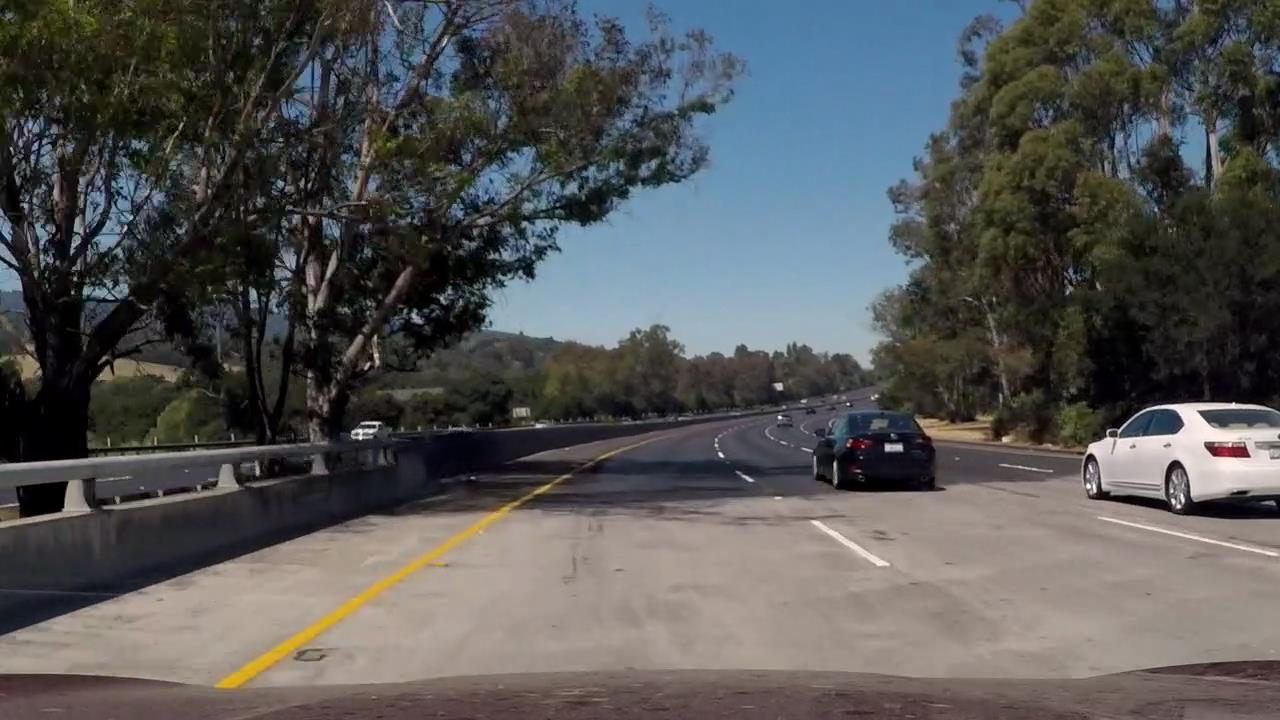
#> input picture new_test/1.jpg, 1280 x 720 px; its folder holds only this picture in this run
$ python -i utils.py   (imports and definitions only)   (older library calls are emulated)
#> lines starting #> are read from the running program, lines starting #| are printed output that depends on the picture
# -*- coding: utf-8 -*-
"""
Created on Fri Oct  6 23:37:10 2017

@author: yang
"""

import numpy as np
import os
import cv2
import matplotlib.pyplot as plt
import matplotlib.image as mpimg

#get all image in the given directory persume that this directory only contain image files
# [35 lines left out: functions get_images_by_dir, calibrate, get_M_Minv, cal_undistort, not called in this run]

def abs_sobel_thresh(img, orient='x', thresh_min=0, thresh_max=255):
    # Convert to grayscale
#> called with orient = 'x', thresh_min = 0, thresh_max = 255
    gray = cv2.cvtColor(img, cv2.COLOR_RGB2GRAY)
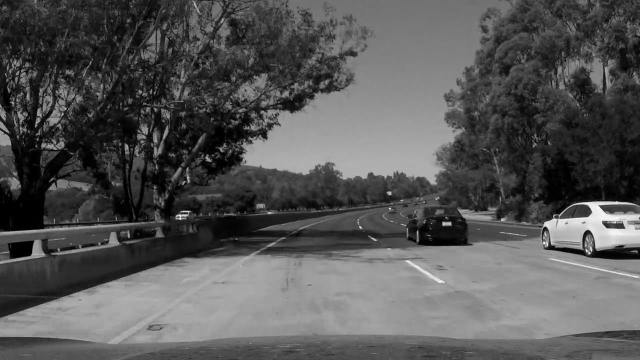
#> gray: shape (720, 1280) (shown at 1/2 size); min 0, max 254, mean 86.5
    # Apply x or y gradient with the OpenCV Sobel() function
    # and take the absolute value
    if orient == 'x':
        abs_sobel = np.absolute(cv2.Sobel(gray, cv2.CV_64F, 1, 0))
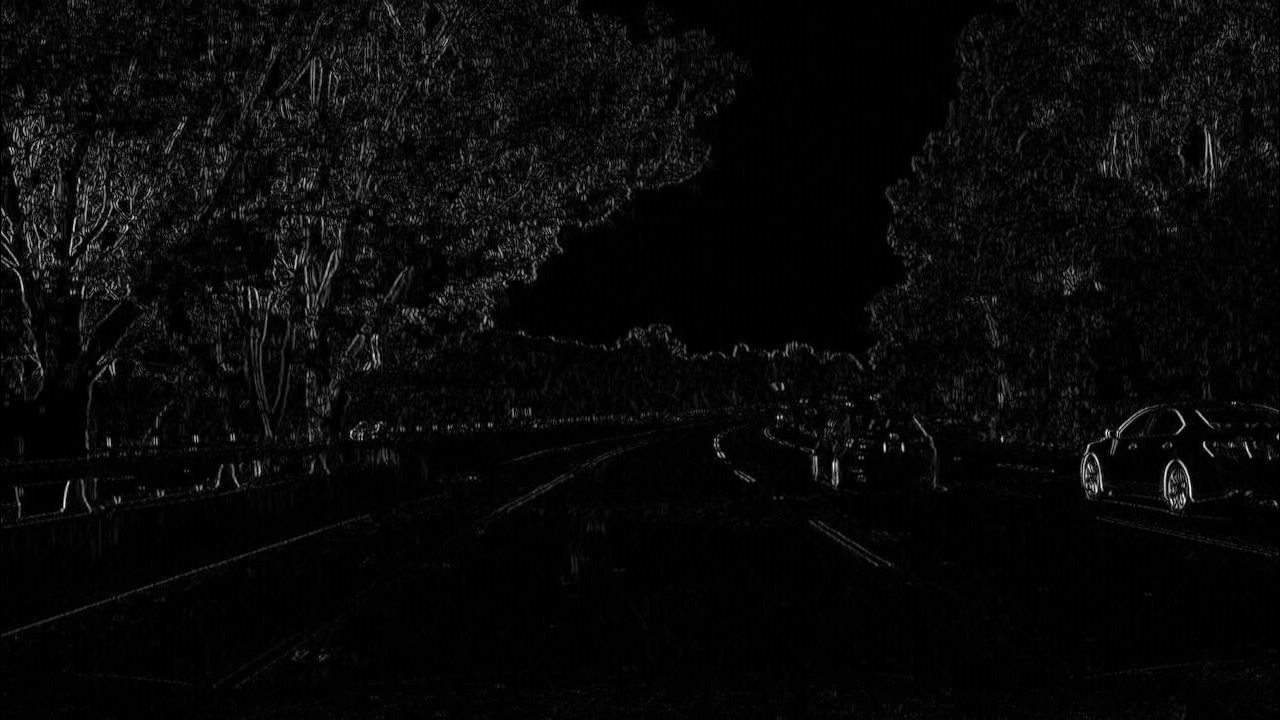
#> abs_sobel: shape (720, 1280) float64; min 0, max 722, mean 25.1; drawn with min black and max white
    if orient == 'y':
        abs_sobel = np.absolute(cv2.Sobel(gray, cv2.CV_64F, 0, 1))
    # Rescale back to 8 bit integer
    scaled_sobel = np.uint8(255*abs_sobel/np.max(abs_sobel))
    # Create a copy and apply the threshold
    binary_output = np.zeros_like(scaled_sobel)
    # Here I'm using inclusive (>=, <=) thresholds, but exclusive is ok too
    binary_output[(scaled_sobel >= thresh_min) & (scaled_sobel <= thresh_max)] = 1

    # Return the result
    return binary_output

# [211 lines left out: functions mag_thresh, dir_threshold, hls_select, find_line, find_line_by_previous, draw_area and 4 more, not called in this run]

>>> import cv2
>>> picture = cv2.cvtColor(cv2.imread('new_test/1.jpg'), cv2.COLOR_BGR2RGB)
>>> result = abs_sobel_thresh(picture)
#> result: shape (720, 1280); every value is 1

$ run again, on new_test/2.jpg
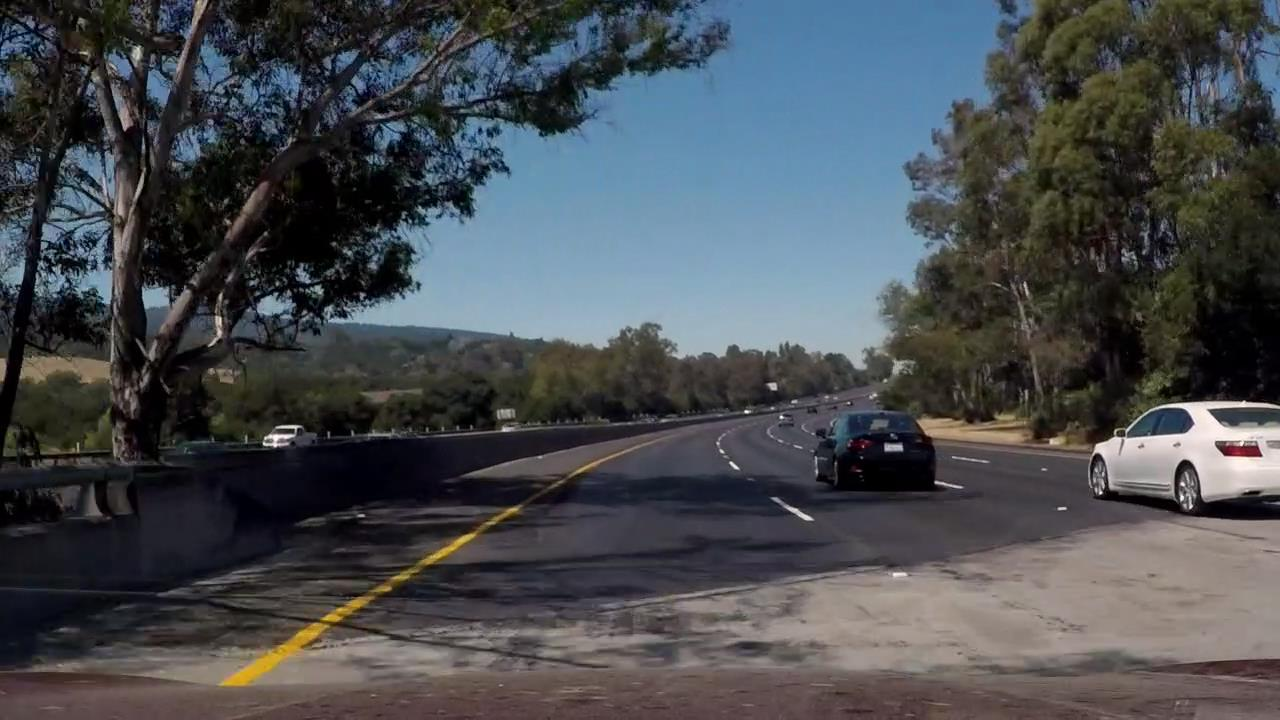
#> input picture new_test/2.jpg, 1280 x 720 px
#> in abs_sobel_thresh, `gray = cv2.cvtColor(img, cv2.COLOR_RGB2GRAY)`:
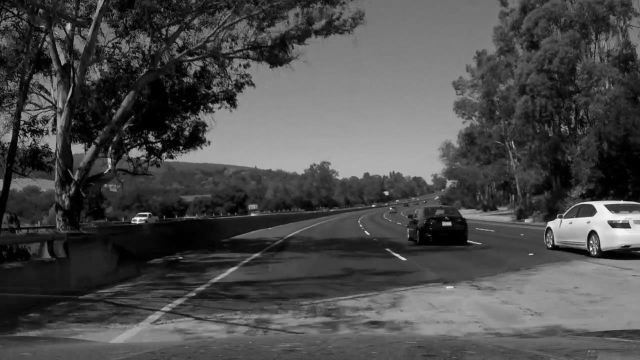
#> gray: shape (720, 1280) (shown at 1/2 size); min 0, max 255, mean 75.7
#> in abs_sobel_thresh, `abs_sobel = np.absolute(cv2.Sobel(gray, cv2.CV_64F, 1, 0))`:
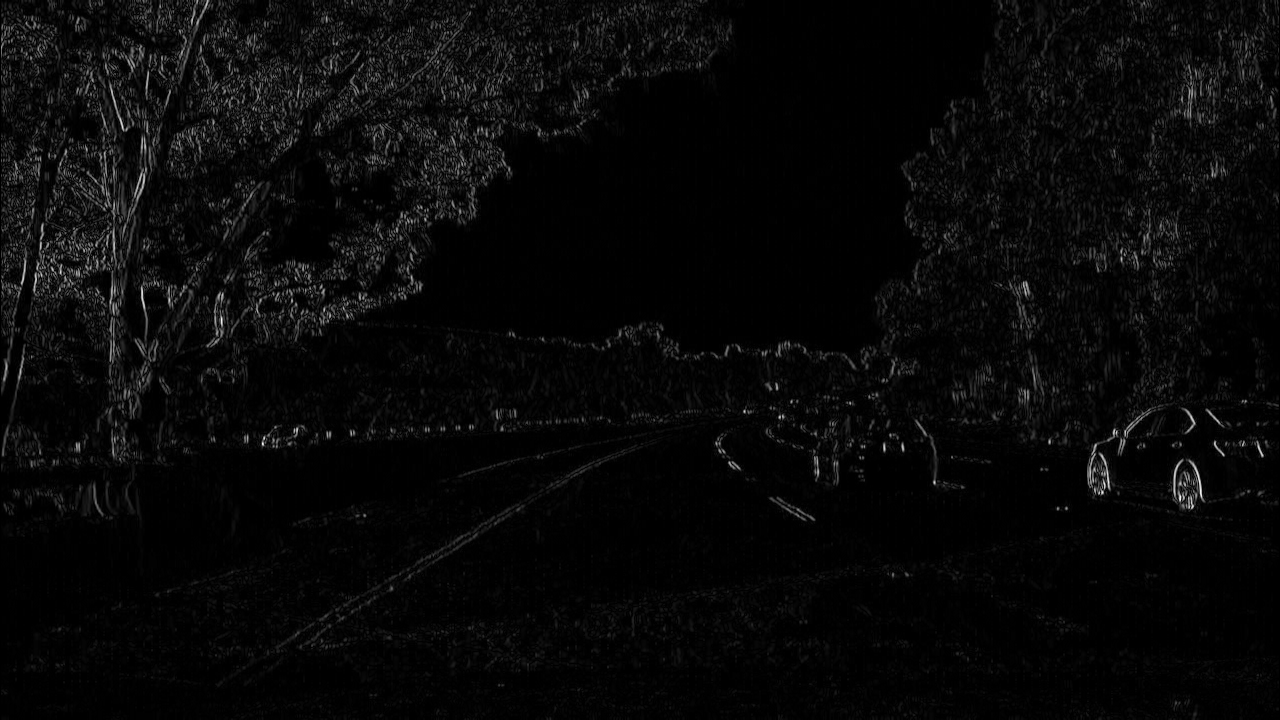
#> abs_sobel: shape (720, 1280) float64; min 0, max 706, mean 24.2; drawn with min black and max white
#> result: shape (720, 1280); every value is 1

$ run again, on new_test/3.jpg
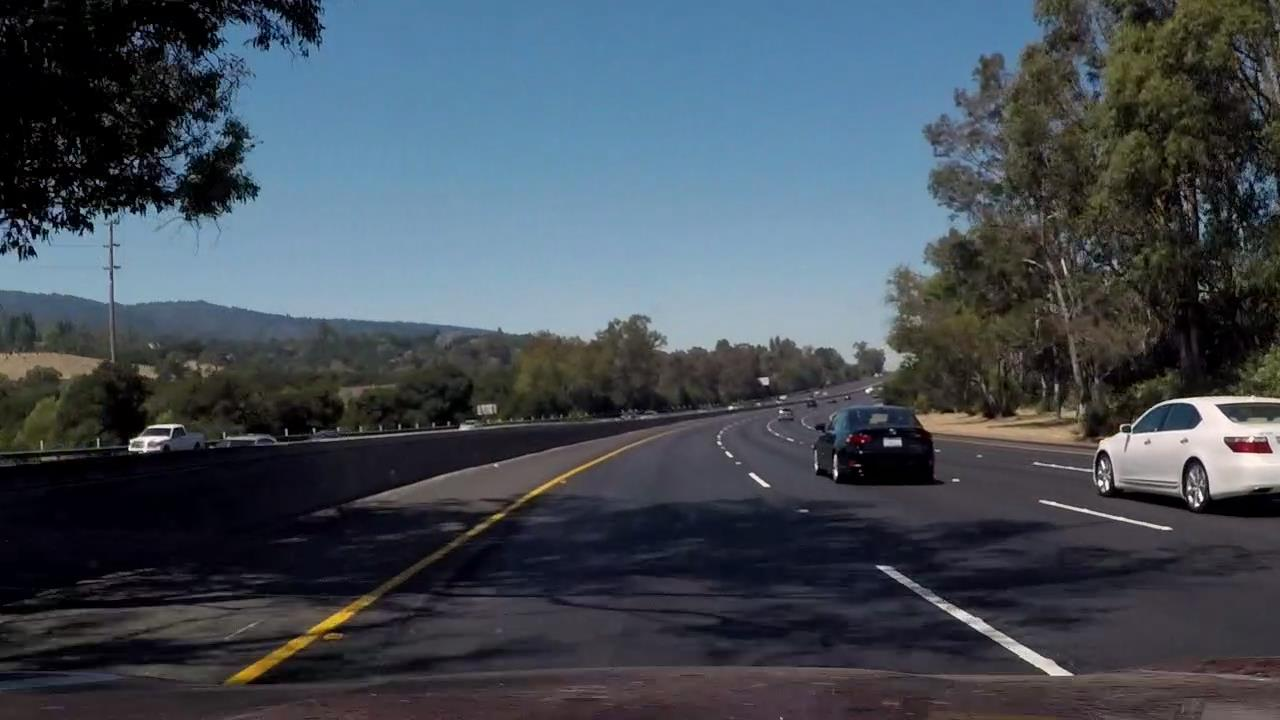
#> input picture new_test/3.jpg, 1280 x 720 px
#> in abs_sobel_thresh, `gray = cv2.cvtColor(img, cv2.COLOR_RGB2GRAY)`:
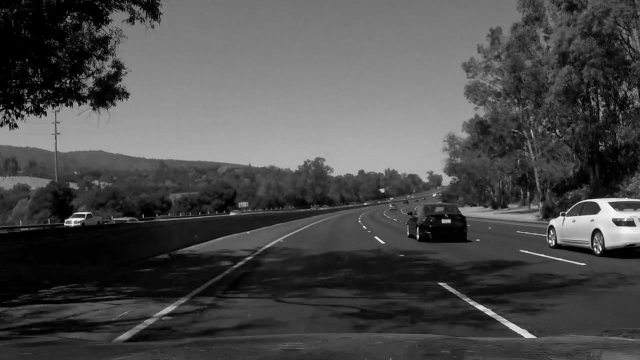
#> gray: shape (720, 1280) (shown at 1/2 size); min 0, max 255, mean 75
#> in abs_sobel_thresh, `abs_sobel = np.absolute(cv2.Sobel(gray, cv2.CV_64F, 1, 0))`:
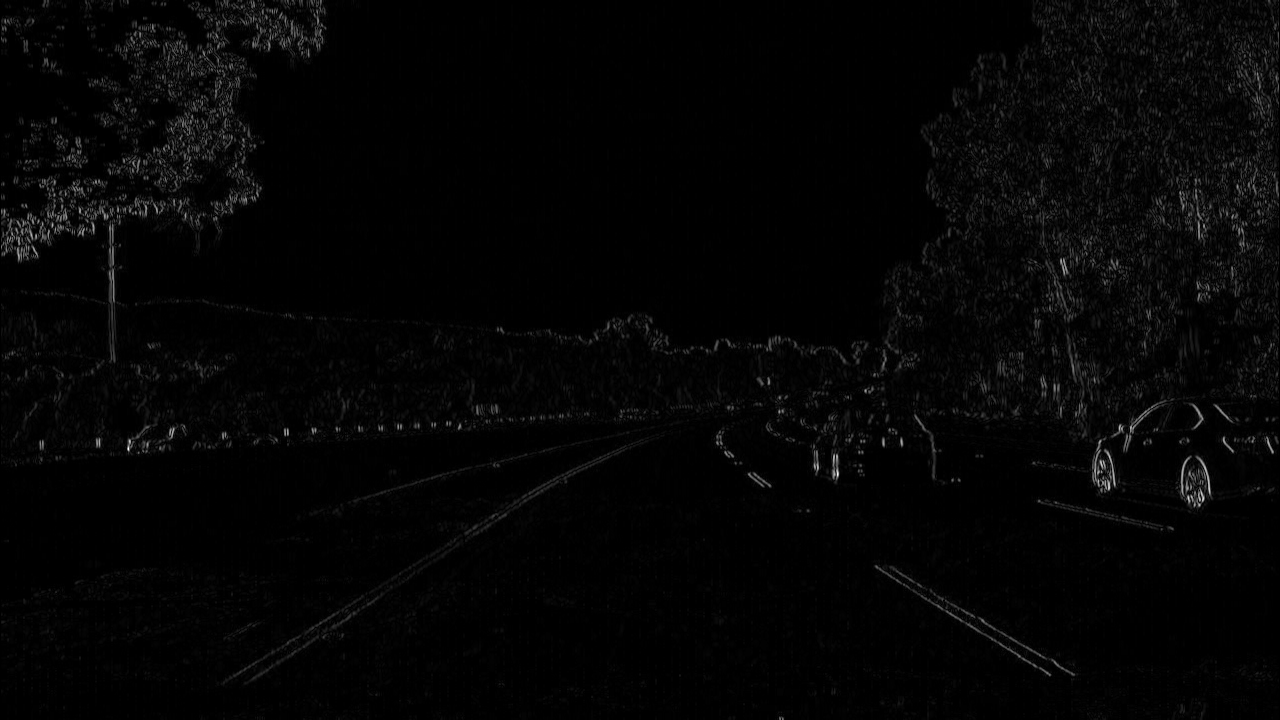
#> abs_sobel: shape (720, 1280) float64; min 0, max 882, mean 17.4; drawn with min black and max white
#> result: shape (720, 1280); every value is 1
